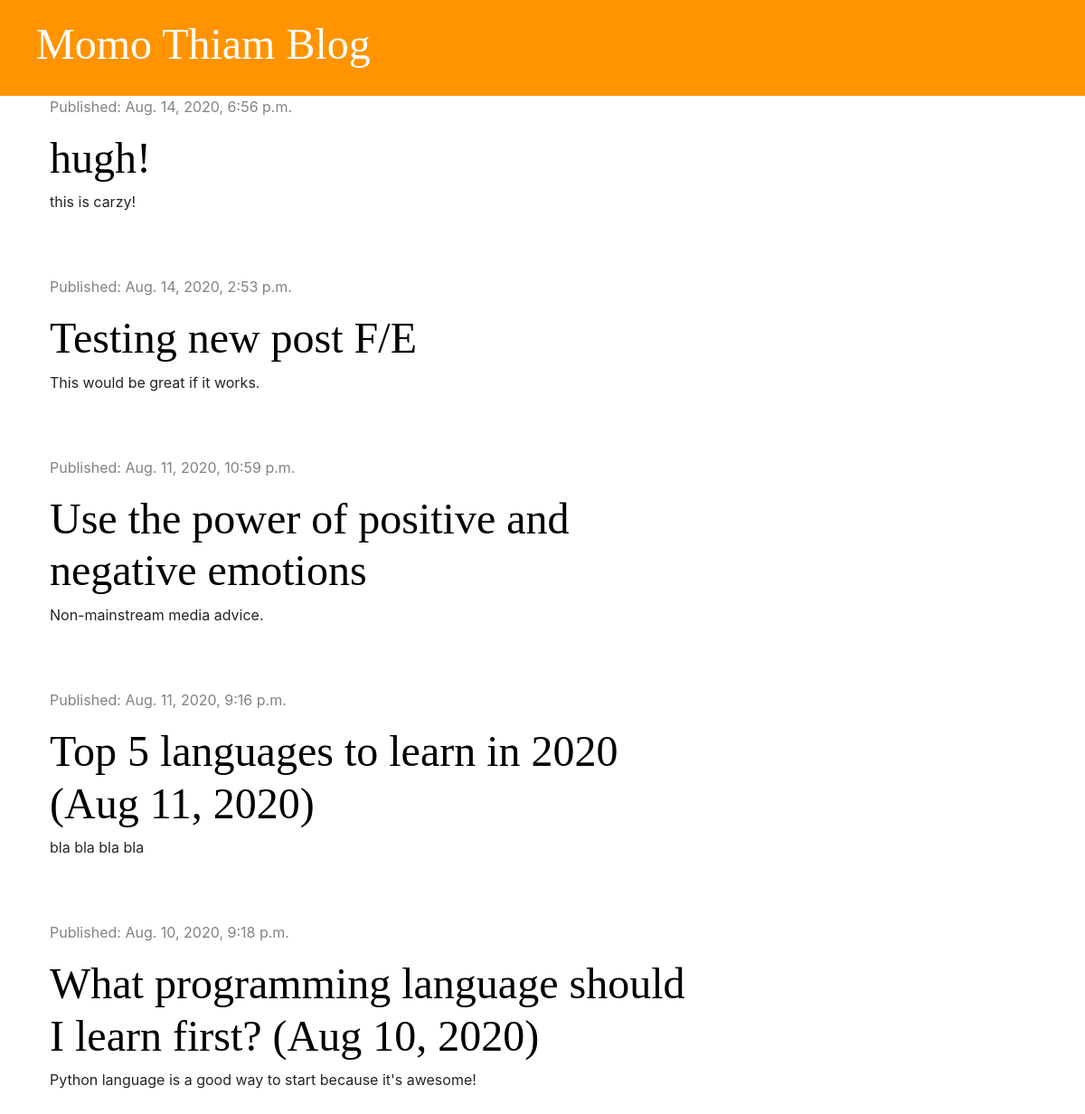
/, run on an earlier commit of the app's database.
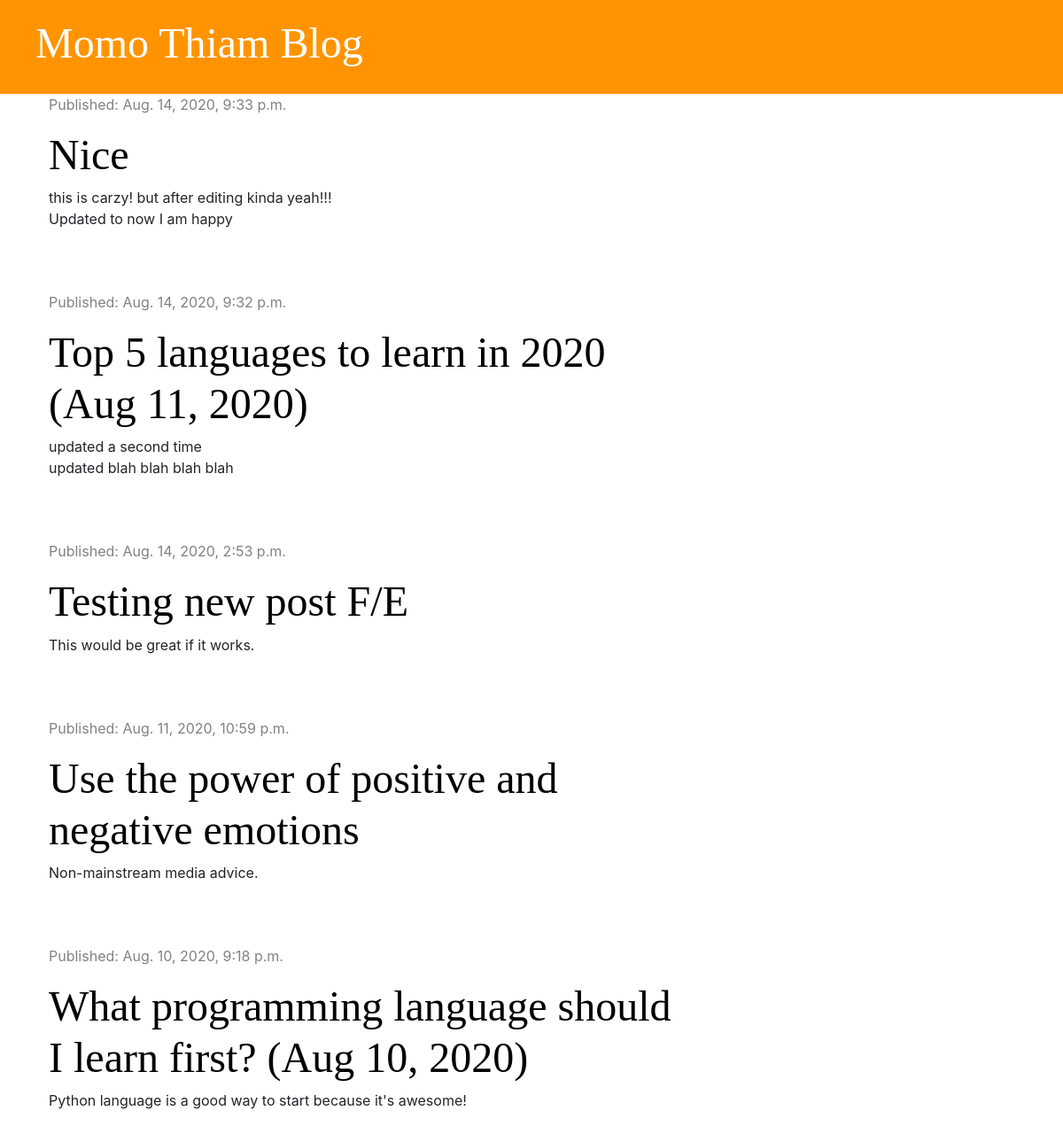
And on a later commit of the database.
### blog/models.py (models this page shows, shortened)
class Post(models.Model):
    author = models.ForeignKey('auth.User', on_delete=models.CASCADE)
    title = models.CharField(max_length=200)
    text = models.TextField()
    created_date = models.DateTimeField(default=timezone.now)
    published_date = models.DateTimeField(blank=True, null=True)

### blog/views.py (the view)
# urls.py: path('', views.post_list, name='post_list'),
def post_list(request):
    posts = Post.objects.filter(published_date__lte=timezone.now()).order_by('-published_date')
    stuff_for_frontend = {'posts': posts}
    return render(request, 'blog/post_list.html', stuff_for_frontend)

### blog/templates/blog/post_list.html
{% extends 'blog/base.html' %}
{% block content %}
    {% for post in posts %}
        <div class="post">
            <div class="date">
                <p>Published: {{ post.published_date }}</p>
            </div>
            <h1><a href="{% url 'post_detail' pk=post.pk %}">{{ post.title }}</a></h1>
            <p>{{ post.text|linebreaksbr }}</p>
        </div>
    {% endfor %}
{% endblock %}

What changed in the data, as far as the page shows it:
changed Post: published_date "Aug. 14, 2020, 6:56 p.m." → "Aug. 14, 2020, 9:33 p.m."; title "hugh!" → "Nice"; text "this is carzy!" → "this is carzy! but after editing kinda yeah!!! Updated to now I am happy"
changed Post: published_date "Aug. 11, 2020, 9:16 p.m." → "Aug. 14, 2020, 9:32 p.m."; text "bla bla bla bla" → "updated a second time updated blah blah blah blah"; moves up the list
